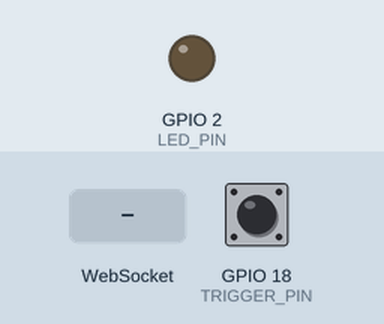
A sketch run on a simulated ESP32. On the bench: output pins drawn as LEDs (lit = HIGH). Inputs (shaded band) come from the test bench; at power-on: GPIO 18 (TRIGGER_PIN) HIGH. WiFi joins after 1.5 s; servers stay silent unless stated; what the sketch prints to the serial monitor is not drawn.

Above: at 2.7 s.
2.8 s: GPIO 18 (TRIGGER_PIN) pulled LOW for 0.15 s
At 2.91 s:
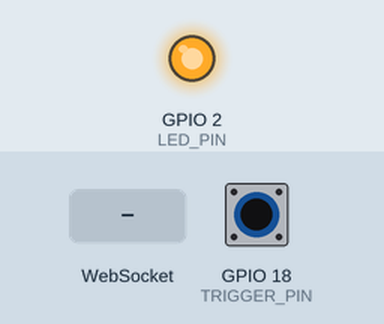
4.4 s: WebSocket text "disable" received
Timing chart, 0 to 7.4 s (numbered marks = the images above; inputs shaded):
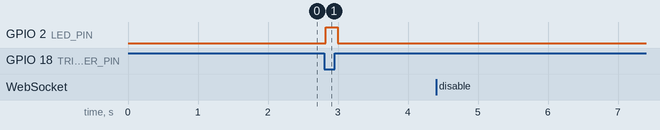

The sketch:

GUN1-B.ino
```cpp
// Gun (ESP32)

#include <Arduino.h>
#include <WiFi.h>
#include <WebSocketsClient.h>
#include <ArduinoJson.h>
#include <IRremote.hpp>
#include "driver/ledc.h"

// --- Wi-Fi / Hub ---
const char* WIFI_SSID = "BattleBeam";
const char* WIFI_PASS = "battle1234";
const char* HUB_IP = "192.168.4.1";
const uint16_t HUB_PORT = 80;
const char* HUB_PATH = "/ws";

// --- Identity ---
String DEVICE_ID = "GUN-02";
String KIND = "gun";
String TEAM = "B";

// --- Pins  ---
const int TRIGGER_PIN = 18;
const int IR_PIN = 32;
const int LED_PIN = 2;

// --- IR NEC Code ---
const uint32_t NEC_CODE_TO_SEND = 0x00BF06F9;
const int IR_REPS = 2; // عدد مرات تكرار إرسال الكود لزيادة الموثوقية
const int IR_WAIT_MS = 20;

// --- Timing / debounce ---
const unsigned DEBOUNCE_MS = 20;
const unsigned REFIRE_MS = 200;
unsigned long lastDebounceTime = 0;
unsigned long lastTriggerAt = 0;
unsigned long lastPingAt = 0;
unsigned long lastRegisterAt = 0;

// --- Button state  ---
int rawState = HIGH, stableState = HIGH, lastStableState = HIGH;

// --- Disable state  ---
bool disabled = false;
unsigned long reEnableAt = 0;

// --- WebSocket ---
WebSocketsClient webSocket;

// --- IR Sender Object ---
#define SEND_IR_PIN IR_PIN

// --- WS helpers (Register, Ping, ShotFired) ---
void sendRegister() {
  DynamicJsonDocument doc(256);
  doc["type"] = "register"; doc["deviceId"] = DEVICE_ID; doc["kind"] = KIND;
  doc["team"] = TEAM; doc["ts"] = millis();
  String out; serializeJson(doc, out); webSocket.sendTXT(out);
  Serial.println("[GUN] Sent register");
}
void sendPing() {
  DynamicJsonDocument doc(128);
  doc["type"] = "ping"; doc["deviceId"] = DEVICE_ID;
  String out; serializeJson(doc, out); webSocket.sendTXT(out);
}
void sendShotFired() {
  DynamicJsonDocument doc(192);
  doc["type"] = "shot_fired"; doc["deviceId"] = DEVICE_ID;
  doc["team"] = TEAM; doc["ts"] = millis();
  String out; serializeJson(doc, out); webSocket.sendTXT(out);
  Serial.println("[GUN] Sent shot_fired");
}

// --- Handle Hub cmds ---
void handleCmd(JsonObject doc) {
  String cmd = doc["cmd"] | "";
  String target = doc["deviceId"] | "";
  int ms = 0;
  if (doc.containsKey("ms")) ms = doc["ms"].as<int>();
  if (doc.containsKey("secs")) ms = doc["secs"].as<int>() * 1000;

  if (target != DEVICE_ID && target != "ALL") return;

  if (cmd == "disable" || cmd == "disable_gun" || cmd == "disable_player") {
    if (ms <= 0) ms = 10000;
    disabled = true;
    reEnableAt = millis() + (unsigned long)ms;
    digitalWrite(LED_PIN, HIGH);
    Serial.printf("[GUN] CMD: %s for %d ms (disabled=1)\n", cmd.c_str(), ms);
  }
  else if (cmd == "enable") {
    disabled = false;
    reEnableAt = 0;
    digitalWrite(LED_PIN, LOW);
    Serial.println("[GUN] CMD: enable (disabled=0)");
  }
  else if (cmd == "set_team") {
    String t = doc["team"] | "";
    if (t == "A" || t == "B") {
      TEAM = t;
      Serial.printf("[GUN] Team set to %s\n", TEAM.c_str());
      sendRegister();
    }
  }
}

// --- WS event  ---
void webSocketEvent(WStype_t type, uint8_t * payload, size_t length) {
  if (type == WStype_CONNECTED) {
    Serial.println("[GUN] WS connected");
    sendRegister();
  } else if (type == WStype_DISCONNECTED) {
    Serial.println("[GUN] WS disconnected");
  } else if (type == WStype_TEXT) {
    DynamicJsonDocument d(1024);
    if (deserializeJson(d, payload, length)) {
      Serial.println("[GUN] WS JSON parse failed");
      return;
    }
    String t = d["type"] | "";
    if (t == "cmd") handleCmd(d.as<JsonObject>());
  }
}

// --- IR shot  ---
void fireShot() {
  if (disabled) {
    Serial.println("[GUN] FIRE blocked (disabled)");
    return;
  }


  for (int k = 0; k < IR_REPS; k++) {
    IrSender.sendNEC(NEC_CODE_TO_SEND, 32);
    delay(IR_WAIT_MS);
  }
}

void setupLEDC() {

}

void setup() {
  Serial.begin(115200);
  delay(50);
  Serial.println();
  Serial.println("[GUN] Starting (NEC Code 194 Mode)...");

  pinMode(TRIGGER_PIN, INPUT_PULLUP);
  pinMode(LED_PIN, OUTPUT);
  digitalWrite(LED_PIN, LOW);


  IrSender.begin(SEND_IR_PIN);

  // WiFi
  WiFi.mode(WIFI_STA);
  WiFi.begin(WIFI_SSID, WIFI_PASS);
  Serial.printf("[GUN] Connecting to WiFi %s", WIFI_SSID);
  unsigned long t0 = millis();
  while (WiFi.status() != WL_CONNECTED) {
    delay(250); Serial.print(".");
    if (millis() - t0 > 12000) break;
  }
  Serial.println();
  Serial.print("[GUN] IP: "); Serial.println(WiFi.localIP());

  // WebSocket
  webSocket.begin(HUB_IP, HUB_PORT, HUB_PATH);
  webSocket.onEvent(webSocketEvent);
  webSocket.setReconnectInterval(2000);
}

void loop() {
  webSocket.loop();


  if (webSocket.isConnected() && millis() - lastRegisterAt > 7000) {
    lastRegisterAt = millis();
    sendRegister();
  }

  // ping كل 5 ثواني
  if (millis() - lastPingAt > 5000) {
    lastPingAt = millis();
    if (webSocket.isConnected()) sendPing();
  }

  // auto re-enable
  if (disabled && millis() >= reEnableAt) {
    disabled = false;
    reEnableAt = 0;
    digitalWrite(LED_PIN, LOW);
    Serial.println("[GUN] Re-enabled after timeout");
  }

  int reading = digitalRead(TRIGGER_PIN);
  if (reading != rawState) {
    rawState = reading;
    lastDebounceTime = millis();
  }

  if ((millis() - lastDebounceTime) > DEBOUNCE_MS) {
    if (stableState != rawState) {
      lastStableState = stableState;
      stableState = rawState;

      // ضغط الزناد
      if (lastStableState == HIGH && stableState == LOW) {
        unsigned long now = millis();

        if (!disabled && (now - lastTriggerAt >= REFIRE_MS)) {

          if (webSocket.isConnected()) sendShotFired();

          digitalWrite(LED_PIN, HIGH);
          fireShot();
          digitalWrite(LED_PIN, LOW);

          lastTriggerAt = now;
        } else {
          if (disabled) Serial.println("[GUN] Press ignored: disabled");
          else Serial.println("[GUN] Press ignored: REFIRE guard");
        }
      }
    }
  }

  delay(2);
}
```

Measured:
- after the input at 2.8 s, GPIO 2 (LED_PIN): LOW → HIGH at once, → LOW 0.18 s later
- after the input at 4.4 s, every drawn part: stays the same
